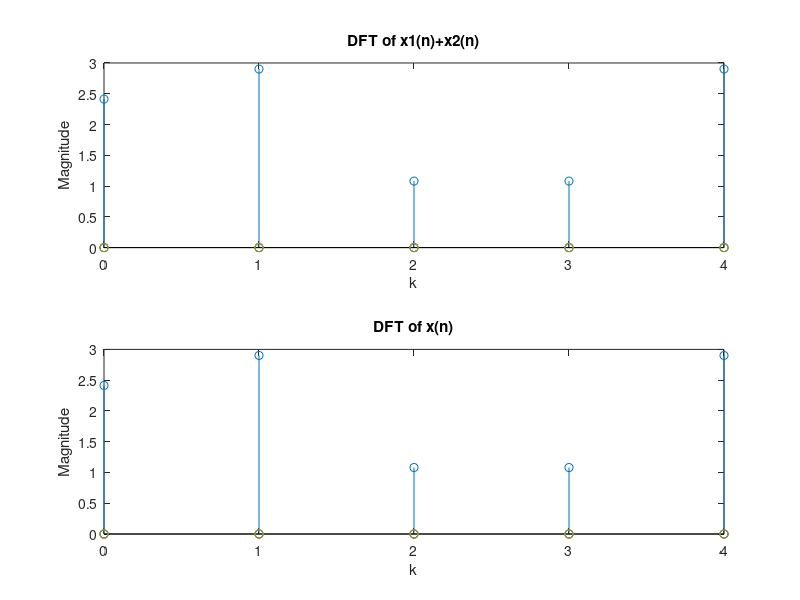

The MATLAB source for this figure:
%linearity property
N=input('Number of terms in DFT:')
x=zeros(N);
y=zeros(N);
for a=1:N;
    x(a)=cos((a-1)*pi/4)
    y(a)=sin((a-1)*pi/4)
end
   


X=fft(x);
Y=fft(y);
Z=X+Y;
z1=abs(Z);

c=x+y
C=fft(c);
n=0:N-1;
subplot(2,1,1)
stem(n,z1)
xlabel('k');
ylabel('Magnitude');
title('DFT of x1(n)+x2(n)')

subplot(2,1,2)
stem(n,abs(C))
xlabel('k');
ylabel('Magnitude');
title('DFT of x(n)')

    
